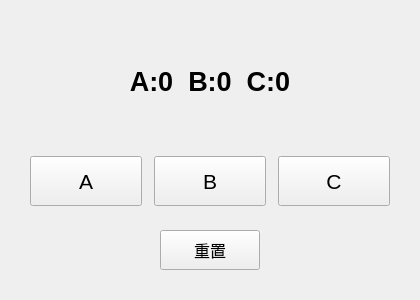
<?xml version="1.0" encoding="UTF-8"?>
<ui version="4.0">
 <class>mainWindow</class>
 <widget class="QMainWindow" name="mainWindow">
  <property name="geometry">
   <rect>
    <x>0</x>
    <y>0</y>
    <width>420</width>
    <height>300</height>
   </rect>
  </property>
  <property name="windowTitle">
   <string>投票器</string>
  </property>
  <widget class="QWidget" name="centralwidget">
   <layout class="QVBoxLayout" name="verticalLayout">
    <property name="spacing">
     <number>24</number>
    </property>
    <property name="leftMargin">
     <number>30</number>
    </property>
    <property name="topMargin">
     <number>30</number>
    </property>
    <property name="rightMargin">
     <number>30</number>
    </property>
    <property name="bottomMargin">
     <number>30</number>
    </property>
    <item>
     <widget class="QLabel" name="labVoteResult">
      <property name="text">
       <string>A:0  B:0  C:0</string>
      </property>
      <property name="alignment">
       <set>Qt::AlignCenter</set>
      </property>
      <property name="font">
       <font>
        <pointsize>20</pointsize>
        <weight>75</weight>
        <bold>true</bold>
       </font>
      </property>
     </widget>
    </item>
    <item>
     <layout class="QHBoxLayout" name="voteLayout" stretch="1,1,1">
      <property name="spacing">
       <number>12</number>
      </property>
      <item>
       <widget class="QPushButton" name="btnA">
        <property name="minimumSize">
         <size>
          <width>0</width>
          <height>50</height>
         </size>
        </property>
        <property name="font">
         <font>
          <pointsize>16</pointsize>
         </font>
        </property>
        <property name="text">
         <string>A</string>
        </property>
       </widget>
      </item>
      <item>
       <widget class="QPushButton" name="btnB">
        <property name="minimumSize">
         <size>
          <width>0</width>
          <height>50</height>
         </size>
        </property>
        <property name="font">
         <font>
          <pointsize>16</pointsize>
         </font>
        </property>
        <property name="text">
         <string>B</string>
        </property>
       </widget>
      </item>
      <item>
       <widget class="QPushButton" name="btnC">
        <property name="minimumSize">
         <size>
          <width>0</width>
          <height>50</height>
         </size>
        </property>
        <property name="font">
         <font>
          <pointsize>16</pointsize>
         </font>
        </property>
        <property name="text">
         <string>C</string>
        </property>
       </widget>
      </item>
     </layout>
    </item>
    <item>
     <layout class="QHBoxLayout" name="resetLayout">
      <item>
       <spacer name="leftSpacer">
        <property name="orientation">
         <enum>Qt::Horizontal</enum>
        </property>
        <property name="sizeHint" stdset="0">
         <size>
          <width>40</width>
          <height>20</height>
         </size>
        </property>
       </spacer>
      </item>
      <item>
       <widget class="QPushButton" name="btnReset">
        <property name="minimumSize">
         <size>
          <width>100</width>
          <height>40</height>
         </size>
        </property>
        <property name="font">
         <font>
          <pointsize>12</pointsize>
         </font>
        </property>
        <property name="text">
         <string>重置</string>
        </property>
       </widget>
      </item>
      <item>
       <spacer name="rightSpacer">
        <property name="orientation">
         <enum>Qt::Horizontal</enum>
        </property>
        <property name="sizeHint" stdset="0">
         <size>
          <width>40</width>
          <height>20</height>
         </size>
        </property>
       </spacer>
      </item>
     </layout>
    </item>
   </layout>
  </widget>
 </widget>
 <resources/>
 <connections/>
</ui>
